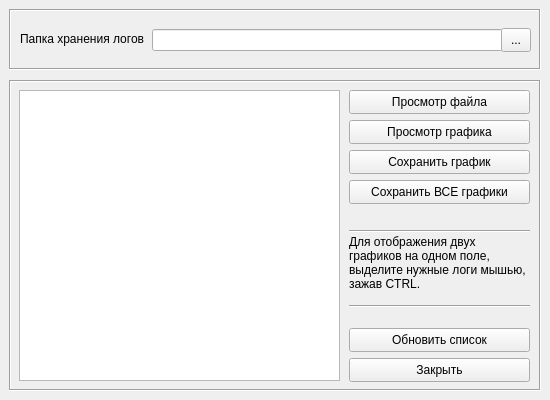
<?xml version="1.0" encoding="UTF-8"?>
<ui version="4.0">
 <class>LogsWindow</class>
 <widget class="QMainWindow" name="LogsWindow">
  <property name="windowModality">
   <enum>Qt::WindowModality::ApplicationModal</enum>
  </property>
  <property name="geometry">
   <rect>
    <x>0</x>
    <y>0</y>
    <width>550</width>
    <height>400</height>
   </rect>
  </property>
  <property name="minimumSize">
   <size>
    <width>550</width>
    <height>400</height>
   </size>
  </property>
  <property name="maximumSize">
   <size>
    <width>550</width>
    <height>400</height>
   </size>
  </property>
  <property name="windowTitle">
   <string>Просмотр и анализ логов заряда батарей</string>
  </property>
  <property name="windowIcon">
   <iconset resource="res.qrc">
    <normaloff>:/ICO/Charge24.png</normaloff>:/ICO/Charge24.png</iconset>
  </property>
  <property name="toolButtonStyle">
   <enum>Qt::ToolButtonStyle::ToolButtonTextBesideIcon</enum>
  </property>
  <widget class="QWidget" name="centralwidget">
   <widget class="QFrame" name="frame">
    <property name="geometry">
     <rect>
      <x>9</x>
      <y>9</y>
      <width>532</width>
      <height>61</height>
     </rect>
    </property>
    <property name="frameShape">
     <enum>QFrame::Shape::Box</enum>
    </property>
    <property name="frameShadow">
     <enum>QFrame::Shadow::Sunken</enum>
    </property>
    <widget class="QLabel" name="label">
     <property name="geometry">
      <rect>
       <x>11</x>
       <y>22</y>
       <width>131</width>
       <height>16</height>
      </rect>
     </property>
     <property name="text">
      <string>Папка хранения логов</string>
     </property>
    </widget>
    <widget class="QLineEdit" name="line_path_logs">
     <property name="geometry">
      <rect>
       <x>143</x>
       <y>20</y>
       <width>351</width>
       <height>22</height>
      </rect>
     </property>
    </widget>
    <widget class="QToolButton" name="tbtn_path_logs">
     <property name="geometry">
      <rect>
       <x>492</x>
       <y>19</y>
       <width>30</width>
       <height>24</height>
      </rect>
     </property>
     <property name="text">
      <string>...</string>
     </property>
    </widget>
   </widget>
   <widget class="QFrame" name="frame_2">
    <property name="geometry">
     <rect>
      <x>9</x>
      <y>80</y>
      <width>532</width>
      <height>311</height>
     </rect>
    </property>
    <property name="frameShape">
     <enum>QFrame::Shape::Box</enum>
    </property>
    <property name="frameShadow">
     <enum>QFrame::Shadow::Sunken</enum>
    </property>
    <widget class="QListView" name="list_file_logs">
     <property name="geometry">
      <rect>
       <x>10</x>
       <y>10</y>
       <width>321</width>
       <height>291</height>
      </rect>
     </property>
    </widget>
    <widget class="QPushButton" name="btn_view_log">
     <property name="geometry">
      <rect>
       <x>340</x>
       <y>10</y>
       <width>181</width>
       <height>24</height>
      </rect>
     </property>
     <property name="text">
      <string>Просмотр файла</string>
     </property>
    </widget>
    <widget class="QPushButton" name="btn_make_graph">
     <property name="geometry">
      <rect>
       <x>340</x>
       <y>40</y>
       <width>181</width>
       <height>24</height>
      </rect>
     </property>
     <property name="text">
      <string>Просмотр графика</string>
     </property>
    </widget>
    <widget class="QPushButton" name="btn_close">
     <property name="geometry">
      <rect>
       <x>340</x>
       <y>278</y>
       <width>181</width>
       <height>24</height>
      </rect>
     </property>
     <property name="text">
      <string>Закрыть</string>
     </property>
    </widget>
    <widget class="QPushButton" name="btn_save_graph">
     <property name="geometry">
      <rect>
       <x>340</x>
       <y>70</y>
       <width>181</width>
       <height>24</height>
      </rect>
     </property>
     <property name="text">
      <string>Сохранить график</string>
     </property>
    </widget>
    <widget class="QPushButton" name="btn_update_list">
     <property name="geometry">
      <rect>
       <x>340</x>
       <y>248</y>
       <width>181</width>
       <height>24</height>
      </rect>
     </property>
     <property name="text">
      <string>Обновить список</string>
     </property>
    </widget>
    <widget class="QFrame" name="frame_3">
     <property name="geometry">
      <rect>
       <x>340</x>
       <y>143</y>
       <width>181</width>
       <height>16</height>
      </rect>
     </property>
     <property name="frameShape">
      <enum>QFrame::Shape::HLine</enum>
     </property>
     <property name="frameShadow">
      <enum>QFrame::Shadow::Sunken</enum>
     </property>
    </widget>
    <widget class="QLabel" name="label_2">
     <property name="geometry">
      <rect>
       <x>340</x>
       <y>155</y>
       <width>181</width>
       <height>71</height>
      </rect>
     </property>
     <property name="text">
      <string>Для отображения двух графиков на одном поле, выделите нужные логи мышью, зажав CTRL.</string>
     </property>
     <property name="alignment">
      <set>Qt::AlignmentFlag::AlignLeading|Qt::AlignmentFlag::AlignLeft|Qt::AlignmentFlag::AlignTop</set>
     </property>
     <property name="wordWrap">
      <bool>true</bool>
     </property>
    </widget>
    <widget class="QPushButton" name="btn_save_graph_2">
     <property name="geometry">
      <rect>
       <x>340</x>
       <y>100</y>
       <width>181</width>
       <height>24</height>
      </rect>
     </property>
     <property name="text">
      <string>Сохранить ВСЕ графики</string>
     </property>
    </widget>
    <widget class="QFrame" name="frame_4">
     <property name="geometry">
      <rect>
       <x>340</x>
       <y>218</y>
       <width>181</width>
       <height>16</height>
      </rect>
     </property>
     <property name="frameShape">
      <enum>QFrame::Shape::HLine</enum>
     </property>
     <property name="frameShadow">
      <enum>QFrame::Shadow::Sunken</enum>
     </property>
    </widget>
   </widget>
  </widget>
 </widget>
 <resources>
  <include location="res.qrc"/>
 </resources>
 <connections/>
</ui>
